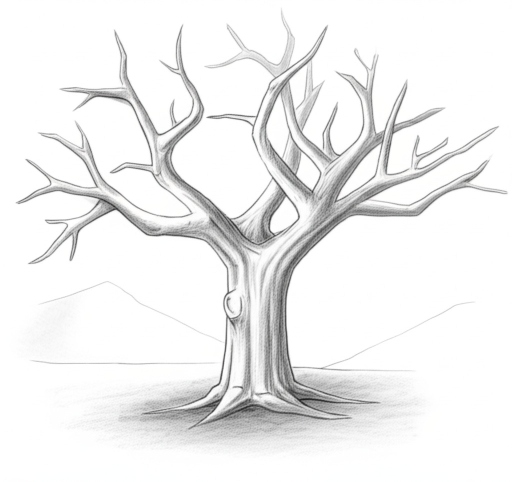
#> input picture Generated Image July 26, 2025 - 2_25PM.jpeg, 1024 x 963 px (shown at 1/2 size)
$ python svg1.py
#> lines starting #> are read from the running program, lines starting #| are printed output that depends on the picture
import cv2
import numpy as np

# Load image
image = cv2.imread("Generated Image July 26, 2025 - 2_25PM.jpeg")
#> image is the input picture: shape (963, 1024, 3); mean B, G, R 239.9, 240, 240
image = cv2.resize(image, (0, 0), fx=0.6, fy=0.6)
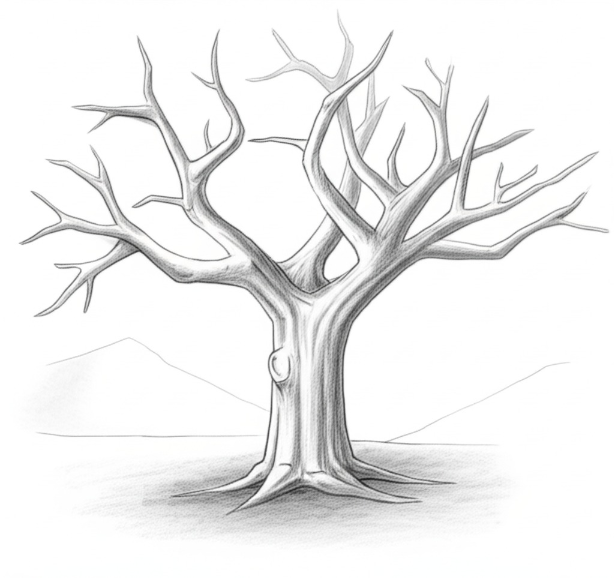
#> image: shape (578, 614, 3); mean B, G, R 239.9, 239.9, 239.9

# Reshape image into list of pixels
Z = image.reshape((-1, 3))
Z = np.float32(Z)

# KMeans to reduce to 5 colors
criteria = (cv2.TERM_CRITERIA_EPS + cv2.TERM_CRITERIA_MAX_ITER, 20, 1.0)
K = 5
_, labels, centers = cv2.kmeans(Z, K, None, criteria, 10, cv2.KMEANS_RANDOM_CENTERS)
#> centers = [[192.6, 192.7, 192.7], [227.8, 227.8, 227.8], [154.7, 154.8, 154.7], [254.7, 254.8, 254.8], [111.1, 111.2, 111.2]]

# Convert centers to uint8
centers = np.uint8(centers)
#> centers = [[192, 192, 192], [227, 227, 227], [154, 154, 154], [254, 254, 254], [111, 111, 111]]
quantized = centers[labels.flatten()]
quantized = quantized.reshape(image.shape)

# 🎨 Define your custom palette (OpenCV uses BGR order!)
palette = np.array([
    [20, 20, 20],       # dark (blackish)
    [80, 50, 180],      # purple
    [0, 180, 200],      # teal
    [0, 200, 100],      # green
    [255, 220, 0]       # bright yellow
], dtype=np.uint8)

# Map each KMeans cluster color to nearest palette color
def closest_color(color, palette):
    diffs = np.linalg.norm(palette - color, axis=1)
    return palette[np.argmin(diffs)]

out = np.zeros_like(quantized)
for i in range(quantized.shape[0]):
    for j in range(quantized.shape[1]):
        out[i, j] = closest_color(quantized[i, j], palette)
#> this loop made 578 passes
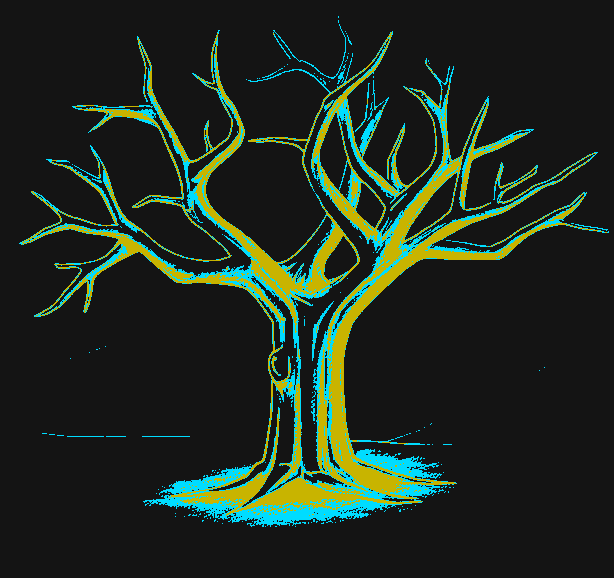
#> out: shape (578, 614, 3); mean B, G, R 33, 44.1, 32

cv2.imwrite("art_colored.jpg", out)
print("✅ Saved colorful art image as art_colored.jpg")
